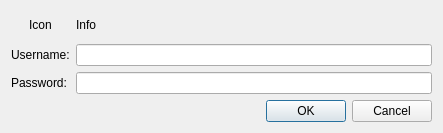
<?xml version="1.0" encoding="UTF-8"?>
<ui version="4.0">
 <class>PasswordDialog</class>
 <widget class="QDialog" name="PasswordDialog">
  <property name="geometry">
   <rect>
    <x>0</x>
    <y>0</y>
    <width>443</width>
    <height>133</height>
   </rect>
  </property>
  <property name="windowTitle">
   <string>Authentication Required</string>
  </property>
  <layout class="QGridLayout" name="gridLayout" columnstretch="0,0" columnminimumwidth="0,0">
   <item row="0" column="0">
    <widget class="QLabel" name="m_iconLabel">
     <property name="text">
      <string>Icon</string>
     </property>
     <property name="alignment">
      <set>Qt::AlignCenter</set>
     </property>
    </widget>
   </item>
   <item row="0" column="1">
    <widget class="QLabel" name="m_infoLabel">
     <property name="sizePolicy">
      <sizepolicy hsizetype="Preferred" vsizetype="Preferred">
       <horstretch>0</horstretch>
       <verstretch>0</verstretch>
      </sizepolicy>
     </property>
     <property name="text">
      <string>Info</string>
     </property>
     <property name="wordWrap">
      <bool>true</bool>
     </property>
    </widget>
   </item>
   <item row="1" column="0">
    <widget class="QLabel" name="userLabel">
     <property name="text">
      <string>Username:</string>
     </property>
    </widget>
   </item>
   <item row="1" column="1">
    <widget class="QLineEdit" name="m_userNameLineEdit"/>
   </item>
   <item row="2" column="0">
    <widget class="QLabel" name="passwordLabel">
     <property name="text">
      <string>Password:</string>
     </property>
    </widget>
   </item>
   <item row="2" column="1">
    <widget class="QLineEdit" name="m_passwordLineEdit">
     <property name="echoMode">
      <enum>QLineEdit::Password</enum>
     </property>
    </widget>
   </item>
   <item row="3" column="0" colspan="2">
    <widget class="QDialogButtonBox" name="buttonBox">
     <property name="orientation">
      <enum>Qt::Horizontal</enum>
     </property>
     <property name="standardButtons">
      <set>QDialogButtonBox::Cancel|QDialogButtonBox::Ok</set>
     </property>
    </widget>
   </item>
  </layout>
  <zorder>userLabel</zorder>
  <zorder>m_userNameLineEdit</zorder>
  <zorder>passwordLabel</zorder>
  <zorder>m_passwordLineEdit</zorder>
  <zorder>buttonBox</zorder>
  <zorder>m_iconLabel</zorder>
  <zorder>m_infoLabel</zorder>
 </widget>
 <resources/>
 <connections>
  <connection>
   <sender>buttonBox</sender>
   <signal>accepted()</signal>
   <receiver>PasswordDialog</receiver>
   <slot>accept()</slot>
   <hints>
    <hint type="sourcelabel">
     <x>248</x>
     <y>254</y>
    </hint>
    <hint type="destinationlabel">
     <x>157</x>
     <y>274</y>
    </hint>
   </hints>
  </connection>
  <connection>
   <sender>buttonBox</sender>
   <signal>rejected()</signal>
   <receiver>PasswordDialog</receiver>
   <slot>reject()</slot>
   <hints>
    <hint type="sourcelabel">
     <x>316</x>
     <y>260</y>
    </hint>
    <hint type="destinationlabel">
     <x>286</x>
     <y>274</y>
    </hint>
   </hints>
  </connection>
 </connections>
</ui>
